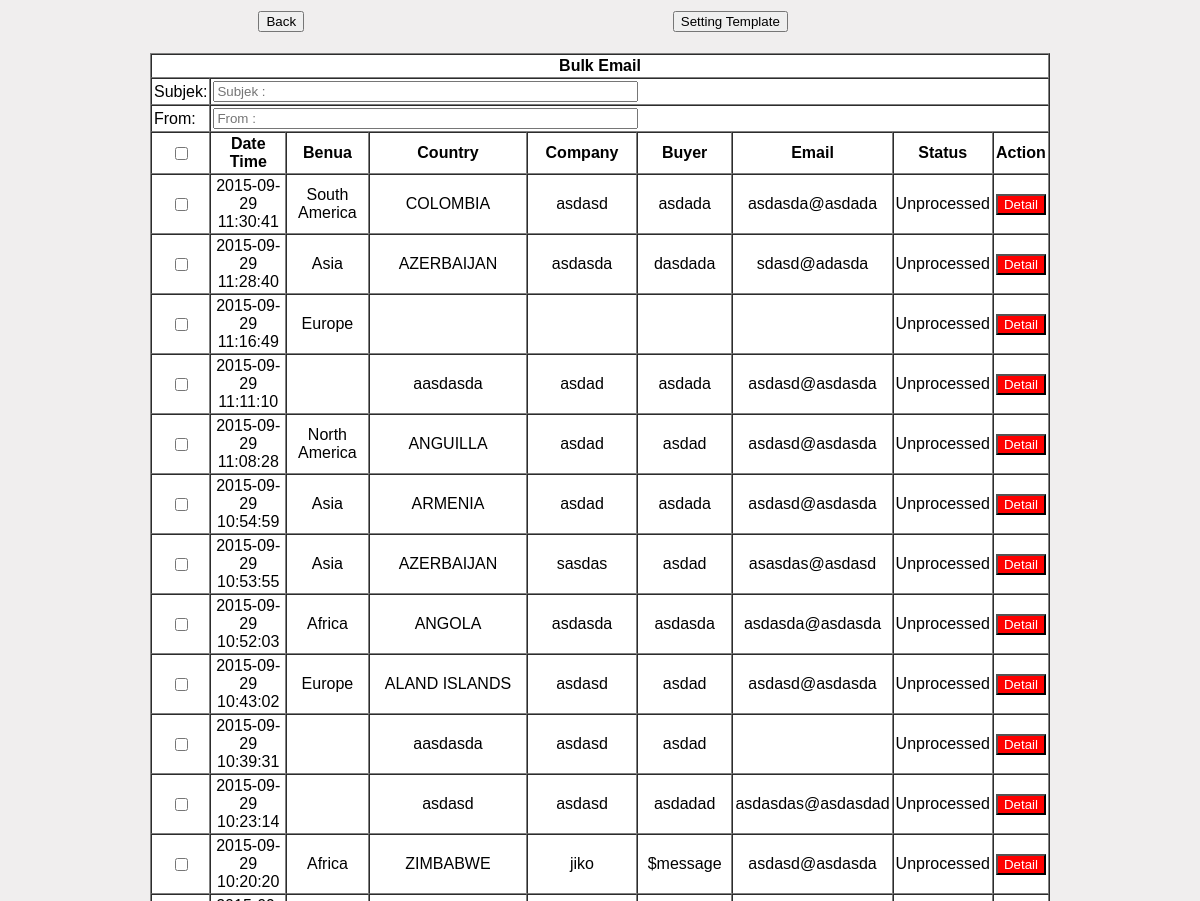
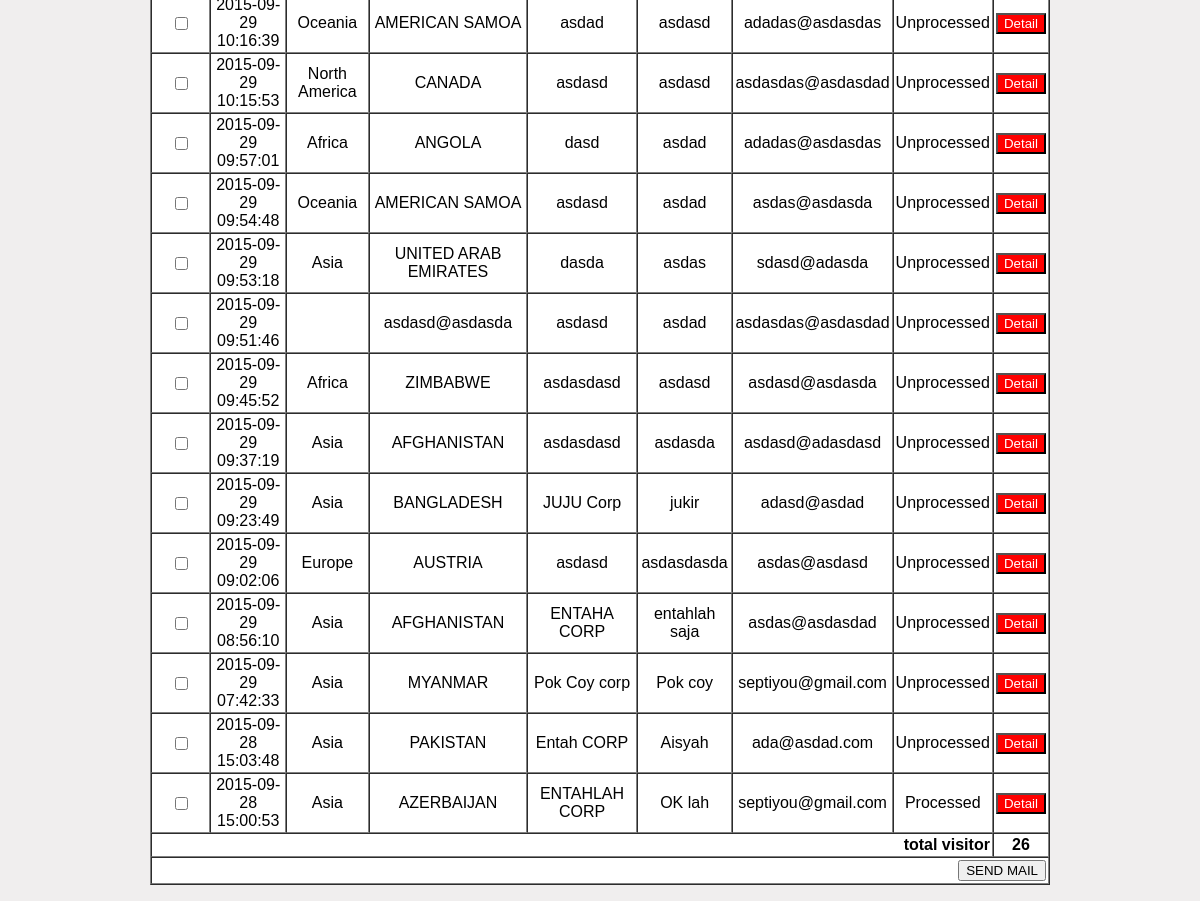
The page /broadcast-email.php on the database its author committed (2 pictures, top to bottom).
### tables this page shows
CREATE TABLE IF NOT EXISTS `buyer` (
  `ID` int(10) NOT NULL,
  `PIC` varchar(100) NOT NULL,
  `tgl` date NOT NULL,
  `wkt` time NOT NULL,
  `benua` varchar(100) NOT NULL,
  `negara` varchar(100) NOT NULL,
  `company` varchar(100) NOT NULL,
  `gender` varchar(5) NOT NULL,
  `buyer` varchar(100) NOT NULL,
  `email` varchar(200) NOT NULL,
  `progress` varchar(50) NOT NULL DEFAULT 'Unprocessed',
  `nama_file_card` varchar(200) NOT NULL,
  `ukuran_file_card` int(10) NOT NULL,
  `direktori_card` text NOT NULL,
  `nama_file_buyer` varchar(200) NOT NULL,
  `ukuran_file_buyer` int(10) NOT NULL,
  `direktori_buyer` text NOT NULL,
  `status` varchar(100) DEFAULT NULL,
  `trader` varchar(10) NOT NULL DEFAULT 'No',
  `own` varchar(10) NOT NULL DEFAULT 'No',
  `middleman` varchar(10) NOT NULL DEFAULT 'No',
  `have_ownbrand` varchar(10) NOT NULL DEFAULT 'No',
  `import_othercountry` varchar(10) NOT NULL DEFAULT 'No',
  `indonesia_biscuit` varchar(10) NOT NULL DEFAULT 'No',
  `never` varchar(10) NOT NULL DEFAULT 'No',
  `discussion` varchar(30) NOT NULL,
  `rating` varchar(10) DEFAULT NULL,
  `others_brief` varchar(300) NOT NULL,
  `packing1` varchar(100) NOT NULL,
  `packing2` varchar(100) NOT NULL,
  `packing3` varchar(100) NOT NULL,
  `biscuit_type1` varchar(100) NOT NULL,
  `biscuit_type2` varchar(100) NOT NULL,
  `biscuit_type3` varchar(100) NOT NULL,
  `biscuit_type4` varchar(100) NOT NULL,
  `biscuit_type5` varchar(100) NOT NULL,
  `biscuit_type6` varchar(100) NOT NULL,
  `price_list` varchar(10) NOT NULL DEFAULT 'No',
  `factory_visit` varchar(10) NOT NULL DEFAULT 'No',
  `best_price` varchar(10) NOT NULL DEFAULT 'No',
  `sample` varchar(10) NOT NULL DEFAULT 'No',
  `others` varchar(300) NOT NULL
);

### broadcast-email.php (the view, shortened to what this page needs)
<?php
include "koneksi.php";
if($_SESSION['HAK'] = "admin")
{
?>
<!DOCTYPE html PUBLIC "-//W3C//DTD XHTML 1.0 Transitional//EN" "http://www.w3.org/TR/xhtml1/DTD/xhtml1-transitional.dtd">
<html xmlns="http://www.w3.org/1999/xhtml">
<head>
    <link rel="stylesheet" href="validation/validation.css" type="text/css"/>
</head>
<body bgcolor="#F0EEEE">
<table width="900" border="0" align="center">
<tr>
<td align="center"><a href="subhanallah.php" style="text-decoration:none"><input type="button" value="Back" /></a></td>
<td align="center"><a href="set-template.php" style="text-decoration:none"><input type="button" value="Setting Template" /></a></td>
</tr>
</table>
<form method="post" action="broadcast-email.php" id="FORMX">
 <table width="900px" border="1" align="center" cellspacing="0" cellpadding="2" bgcolor="#FFFFFF"
  style="font-family:'Trebuchet MS', Arial, Helvetica, sans-serif;">
 <tr>
    <th colspan="10" align="center">Bulk Email</th>
 </tr>
 <tr>
  <td>Subjek: </td><td colspan="8"><input type="text" name="SUBJEK" placeholder="Subjek :" size="50" /></td>
</tr>
<tr>
  <td>From:</td><td colspan="8"><input type="text" name="FROM" placeholder="From :" size="50" /></td>
</tr>
 <tr>
    <th><input type="checkbox" name="select-all" id="select-all" onClick="toggle(this)"/></th>
    <th >Date Time</th>
    <th >Benua</th>
    <th >Country</th>
    <th >Company</th>
    <th>Buyer</th>
    <th class="td1">Email</th>
    <th>Status</th>
    <th>Action</th>
 </tr>
<br />
<?php
  $sql = "SELECT * FROM buyer order by ID DESC";
  $hasil_sql = mysqli_query($mysqli, $sql);
 $total= mysqli_num_rows($hasil_sql);
  while($data = mysqli_fetch_assoc($hasil_sql)) {
	echo "<tr>";
	  echo "<td align='center'><label><input type='checkbox' name='EMAIL[]' value='$data[email]&$data[gender]&$data[buyer]'></label></td>";
	  echo "<td align='center'>$data[tgl]<br>$data[wkt]</td>";
	  echo "<td align='center'>$data[benua]</td>";
	  echo "<td align='center'>$data[negara]</td>";
	  echo "<td align='center'>$data[company]</td>";
	  echo "<td align='center'>$data[buyer]</td>";
	  echo "<td align='center' class='td1'>$data[email]</td>";
  	  echo "<td align='center'>$data[progress]</td>";
	  echo "<td align='center'><a href='detail.php?ID=$data[ID]' style='text-decoration:none;'><input type='button' value='Detail' style='background-color:#F00;color:#FFF;'></a></td>";
	echo "</tr>";
  }
?>
<tr>
	<td colspan="8" align="right"><b>total visitor</b></td>
    <td colspan="4" align="center"><b><?php echo $total; ?></b></td>
</tr>
<tr>
  <td colspan="10" align="right"><input type="submit" value="SEND MAIL" name="SEND_MAIL"></td>
</tr>
 </table>
 </form>
</body>
</html>
<?php
}
else
{
  echo "Anda Tidak Berhak";
}
?>

### broadcast-email.php (style rules this page uses)
.td1 { width:100px; }

### rows shown on the page
buyer: tgl "2015-09-29", wkt "11:30:41", benua "South America", negara "COLOMBIA", company "asdasd", buyer "asdada", email "asdasda@asdada", progress "Unprocessed"
buyer: tgl "2015-09-29", wkt "11:28:40", benua "Asia", negara "AZERBAIJAN", company "asdasda", buyer "dasdada", email "sdasd@adasda", progress "Unprocessed"
buyer: tgl "2015-09-29", wkt "11:16:49", benua "Europe", progress "Unprocessed"
buyer: tgl "2015-09-29", wkt "11:11:10", negara "aasdasda", company "asdad", buyer "asdada", email "asdasd@asdasda", progress "Unprocessed"
buyer: tgl "2015-09-29", wkt "11:08:28", benua "North America", negara "ANGUILLA", company "asdad", buyer "asdad", email "asdasd@asdasda", progress "Unprocessed"
buyer: tgl "2015-09-29", wkt "10:54:59", benua "Asia", negara "ARMENIA", company "asdad", buyer "asdada", email "asdasd@asdasda", progress "Unprocessed"
buyer: tgl "2015-09-29", wkt "10:53:55", benua "Asia", negara "AZERBAIJAN", company "sasdas", buyer "asdad", email "asasdas@asdasd", progress "Unprocessed"
buyer: tgl "2015-09-29", wkt "10:52:03", benua "Africa", negara "ANGOLA", company "asdasda", buyer "asdasda", email "asdasda@asdasda", progress "Unprocessed"
buyer: tgl "2015-09-29", wkt "10:43:02", benua "Europe", negara "ALAND ISLANDS", company "asdasd", buyer "asdad", email "asdasd@asdasda", progress "Unprocessed"
buyer: tgl "2015-09-29", wkt "10:39:31", negara "aasdasda", company "asdasd", buyer "asdad", progress "Unprocessed"
buyer: tgl "2015-09-29", wkt "10:23:14", negara "asdasd", company "asdasd", buyer "asdadad", email "asdasdas@asdasdad", progress "Unprocessed"
buyer: tgl "2015-09-29", wkt "10:20:20", benua "Africa", negara "ZIMBABWE", company "jiko", buyer "$message", email "asdasd@asdasda", progress "Unprocessed"
buyer: tgl "2015-09-29", wkt "10:16:39", benua "Oceania", negara "AMERICAN SAMOA", company "asdad", buyer "asdasd", email "adadas@asdasdas", progress "Unprocessed"
buyer: tgl "2015-09-29", wkt "10:15:53", benua "North America", negara "CANADA", company "asdasd", buyer "asdasd", email "asdasdas@asdasdad", progress "Unprocessed"
buyer: tgl "2015-09-29", wkt "09:57:01", benua "Africa", negara "ANGOLA", company "dasd", buyer "asdad", email "adadas@asdasdas", progress "Unprocessed"
buyer: tgl "2015-09-29", wkt "09:54:48", benua "Oceania", negara "AMERICAN SAMOA", company "asdasd", buyer "asdad", email "asdas@asdasda", progress "Unprocessed"
buyer: tgl "2015-09-29", wkt "09:53:18", benua "Asia", negara "UNITED ARAB EMIRATES", company "dasda", buyer "asdas", email "sdasd@adasda", progress "Unprocessed"
buyer: tgl "2015-09-29", wkt "09:51:46", negara "asdasd@asdasda", company "asdasd", buyer "asdad", email "asdasdas@asdasdad", progress "Unprocessed"
buyer: tgl "2015-09-29", wkt "09:45:52", benua "Africa", negara "ZIMBABWE", company "asdasdasd", buyer "asdasd", email "asdasd@asdasda", progress "Unprocessed"
buyer: tgl "2015-09-29", wkt "09:37:19", benua "Asia", negara "AFGHANISTAN", company "asdasdasd", buyer "asdasda", email "asdasd@adasdasd", progress "Unprocessed"
buyer: tgl "2015-09-29", wkt "09:23:49", benua "Asia", negara "BANGLADESH", company "JUJU Corp", buyer "jukir", email "adasd@asdad", progress "Unprocessed"
buyer: tgl "2015-09-29", wkt "09:02:06", benua "Europe", negara "AUSTRIA", company "asdasd", buyer "asdasdasda", email "asdas@asdasd", progress "Unprocessed"
buyer: tgl "2015-09-29", wkt "08:56:10", benua "Asia", negara "AFGHANISTAN", company "ENTAHA CORP", buyer "entahlah saja", email "asdas@asdasdad", progress "Unprocessed"
buyer: tgl "2015-09-29", wkt "07:42:33", benua "Asia", negara "MYANMAR", company "Pok Coy corp", buyer "Pok coy", email "septiyou@gmail.com", progress "Unprocessed"
buyer: tgl "2015-09-28", wkt "15:03:48", benua "Asia", negara "PAKISTAN", company "Entah CORP", buyer "Aisyah", email "ada@asdad.com", progress "Unprocessed"
buyer: tgl "2015-09-28", wkt "15:00:53", benua "Asia", negara "AZERBAIJAN", company "ENTAHLAH CORP", buyer "OK lah", email "septiyou@gmail.com", progress "Processed"

### other values the page prints
$total "26"
